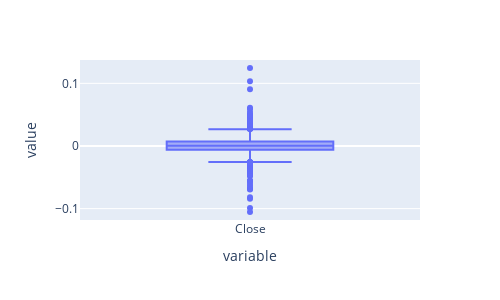

The notebook cell saved with this chart:
### Code cell
#box plots
log_return.plot(kind='box').update_layout(autosize=False,width=500,height=300)

### Figure 1 — Plotly figure (JSON) as saved in the notebook; plotly's stock layout.template omitted (floating-point values rounded to 4 significant figures; data arrays with more than 128 entries replaced by an {"elided": "..."} marker saying what was removed)
{"data": [{"alignmentgroup": "True", "hovertemplate": "variable=%{x}<br>value=%{y}<extra></extra>", "legendgroup": "", "marker": {"color": "#636efa"}, "name": "", "notched": false, "offsetgroup": "", "orientation": "v", "showlegend": false, "type": "box", "x": {"elided": "2921 str values"}, "x0": " ", "xaxis": "x", "y": {"elided": "2921 float values"}, "y0": " ", "yaxis": "y"}], "layout": {"autosize": false, "boxmode": "group", "height": 300, "legend": {"tracegroupgap": 0}, "margin": {"t": 60}, "width": 500, "xaxis": {"anchor": "y", "domain": [0, 1], "title": {"text": "variable"}}, "yaxis": {"anchor": "x", "domain": [0, 1], "title": {"text": "value"}}}}
